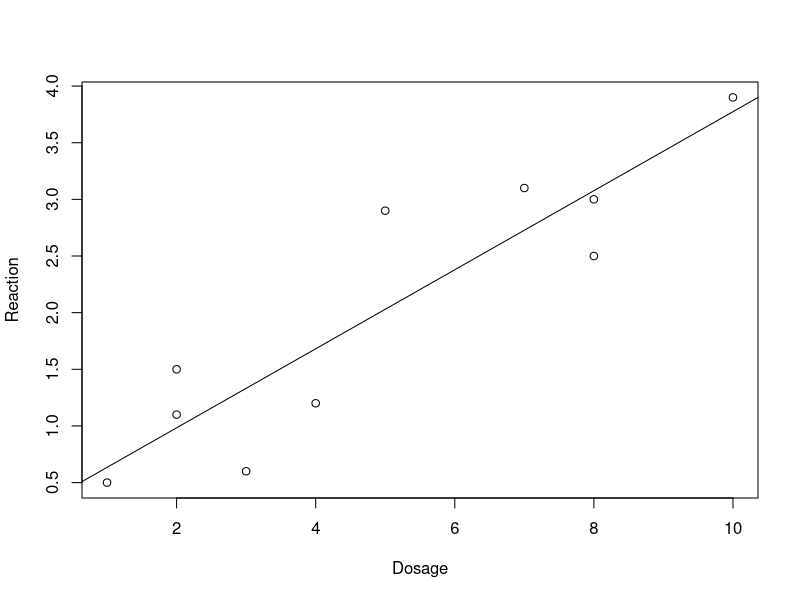

Here is the R script that generated this plot: (Note: this script raises an error after producing the figure.)
# The following link might be useful
# http://www.stat.yale.edu/Courses/1997-98/101/linmult.htm
# https://www.youtube.com/watch?v=ksOErR1ldgo

################################################################################
# Exercise 26
################################################################################

dose = c(1,5,3,8,2,2,10,8,7,4)
time = c(0.5,2.9,0.6,3.0,1.5,1.1,3.9,2.5,3.1,1.2)

cor(dose, time)
cov(dose, time)/(sd(dose)*sd(time))==(30/9)/(sd(dose)*sd(time))
sd(dose)==sqrt(86/9)

lm = lm(time~dose)

plot(dose, time, 
     xlab = 'Dosage',
     ylab = 'Reaction')
abline(lm$coefficients)


lm$coefficients[1]+lm$coefficients[2]*5.5
predict(lm, newdata = data.frame(dose=c(5.5)))

summary(lm)

1-((1-0.8188)*((length(dose)-1)/(length(dose)-2)))
1-((1-R^2)*(N-1)/(N-k-1))

plot(dose, time)
plot(lm)

################################################################################
dose = c(1,5,3,8,2,2,10,8,7,4)
reaction = c(0.5,2.9,0.6,3.0,1.5,1.1,3.9,2.5,3.1,1.2)
data = data.frame(dose,reaction)

corOfData = round(cor(data$dose, data$reaction),4)
plot(data)
legend("topleft",
       c(paste("Cor =",corOfData)),
       bty ='n')

regressionLine <- lm(data$reaction~data$dose)
summary(regressionLine)
# Call:
#   lm(formula = data$reaction ~ data$dose)
# 
# Residuals:
#   Min      1Q  Median      3Q     Max 
# -0.7323 -0.3945  0.0200  0.3107  0.8700 
# 
# Coefficients:
#   Estimate Std. Error t value Pr(>|t|)    
# (Intercept)  0.28581    0.33631   0.850 0.420106    
# data$dose    0.34884    0.05802   6.013 0.000319 ***
#   ---
#   Signif. codes:  0 ‘***’ 0.001 ‘**’ 0.01 ‘*’ 0.05 ‘.’ 0.1 ‘ ’ 1
# 
# Residual standard error: 0.538 on 8 degrees of freedom
# Multiple R-squared:  0.8188,	Adjusted R-squared:  0.7962 
# F-statistic: 36.15 on 1 and 8 DF,  p-value: 0.0003189
abline(regressionLine, col = 3)

# Klausr
# Einheiten erwähnen
# R-squared
# Circa 82% der Variation in y lässt sich durch x erklären
# corOfData ist gleich R-squared
# Da es nur einen Preditktor gibt ist die p-value der beiden Test gleich
# Generell erklärt der zweite Test, ob die erklärenden Variablen einen tatsächlichen
# Einfluss auf den Wert haben

predict(regressionLine, newdata = data.frame(reaction=c(5.5,6)))
# TODO
# Fehler, da Zeilen und Spaltenzuordnung nicht übereinstimmt
plot(regressionLine)

# Dritter plot ...Varianz ist im mittleren bereich relativ hoch
# Letzter Graph 
# hohes residuum und hohen laverage sind ein schlechtes zeichen
################################################################################
# Exercise 27
################################################################################

?trees
head(trees)
summary(trees)
boxplot(trees)

################################################################################

plot(trees$Volume~trees$Girth)
plot(trees$Volume~trees$Height)

################################################################################

lmG = lm(trees$Volume~trees$Girth)
lmH = lm(trees$Volume~trees$Height)

summary(lmG)
summary(lmH)

################################################################################

plot(trees$Volume~trees$Girth)
abline(lmG$coefficients)
plot(trees$Volume, lmG$fitted.values)

plot(trees$Volume~trees$Height)
abline(lmH$coefficients)
plot(trees$Volume, lmH$fitted.values)

################################################################################

lmB = lm(trees$Volume~trees$Girth + trees$Height)
summary(lmB)

plot(trees$Volume,lmB$fitted.values)

################################################################################

anova(lmG, lmB)
anova(lmH, lmB)

################################################################################

plot(lmB)

################################################################################

lmL = lm(log(trees$Volume) ~ log(trees$Girth) + log(trees$Height))
summary(lmL)
